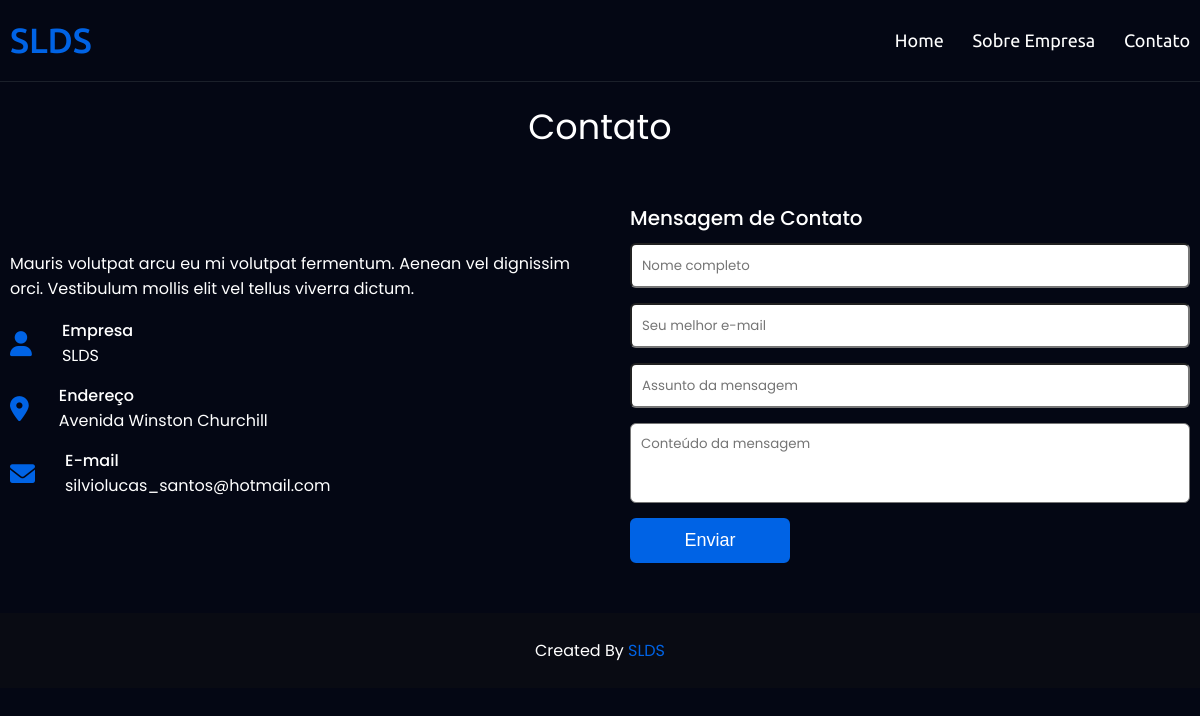
The app's page /site/contato with its own data.
### tables this page shows
CREATE TABLE IF NOT EXISTS `sts_contents_contacts` (
  `id` int NOT NULL AUTO_INCREMENT,
  `title_contact` varchar(220) NOT NULL,
  `desc_contact` text NOT NULL,
  `icon_company` varchar(44) NOT NULL,
  `title_company` varchar(220) NOT NULL,
  `desc_company` varchar(220) NOT NULL,
  `icon_address` varchar(44) NOT NULL,
  `title_address` varchar(220) NOT NULL,
  `desc_address` varchar(220) NOT NULL,
  `icon_email` varchar(44) NOT NULL,
  `title_email` varchar(220) NOT NULL,
  `desc_email` varchar(220) NOT NULL,
  `title_form` varchar(220) NOT NULL,
  `created` datetime NOT NULL,
  `modified` datetime DEFAULT NULL,
  PRIMARY KEY (`id`)
);

CREATE TABLE IF NOT EXISTS `sts_footers` (
  `id` int NOT NULL AUTO_INCREMENT,
  `footer_desc` varchar(220) NOT NULL,
  `footer_text_link` varchar(220) NOT NULL,
  `footer_link` varchar(220) NOT NULL,
  `created` datetime NOT NULL,
  `modified` datetime DEFAULT NULL,
  PRIMARY KEY (`id`)
);

### site/app/sts/Controllers/Contato.php (called while the page is built, shortened)
<?php
class Contato
{
    private array|string|null $data = null;
    public function index(): void
    {
        $contentContact = new \Sts\Models\StsContentContact();
        $this->data['content'] = $contentContact->index();
        $footer = new \Sts\Models\StsFooter();
        $this->data['footer'] = $footer->index();
        $loadView = new \Core\ConfigView("sts/Views/contato/contato", $this->data);
        $loadView->loadView();
    }
}

### site/index.php (called while the page is built, shortened)
<?php
$url = new Core\ConfigController();
$url->loadPage();

### site/app/sts/Models/helper/StsRead.php (called while the page is built, shortened)
<?php
class StsRead extends StsConn
{
    private string $select;
    private array $values = [];
    private object $query;
    public function fullRead(string $query, string|null $parseString = null): void
    {
        $this->select = $query;
        if (!empty($parseString)) {
            parse_str($parseString, $this->values);
        }
        $this->exeInstruction();
    }
    private function exeInstruction(): void
    {
        $this->connection();
        try {
            $this->exeParameter();
            $this->query->execute();
            $this->result = $this->query->fetchAll();
        } catch (PDOException $err) {
            $this->result = null;
        }
    }
    private function connection()
    {
        $this->conn = $this->connectDb();
        $this->query = $this->conn->prepare($this->select);
        $this->query->setFetchMode(PDO::FETCH_ASSOC);
    }
    private function exeParameter()
    {
        if ($this->values) {
            foreach ($this->values as $link => $value) {
                if (($link == 'limit') or ($link == 'offset') or ($link == 'id')) {
                    $value = (int) $value;
                }
                $this->query->bindValue(":{$link}", $value, (is_int($value) ? PDO::PARAM_INT : PDO::PARAM_STR));
            }
        }
    }
}

### site/app/sts/Models/helper/StsConn.php (called while the page is built, shortened)
<?php
abstract class StsConn
{
    private string $host = HOST;
    private string $user = USER;
    private string $pass = PASS;
    private string $dbname = DBNAME;
    private int|string $port = PORT;
    public function connectDb(): object
    {
        try {
            $this->connect = new PDO("mysql:host={$this->host};port={$this->port};dbname=" . $this->dbname, $this->user, $this->pass);
            return $this->connect;
        } catch (PDOException $err) {
            die("Erro: Por favor tente novamente. Caso o problema persista, entre em contato o administrador " . EMAILADM);
        }
    }
}

### site/app/sts/Models/StsContentContact.php (called while the page is built, shortened)
<?php
class StsContentContact
{
    public function index(): array|null
    {
        $viewContentContact = new \Sts\Models\helper\StsRead();
        $viewContentContact->fullRead("SELECT title_contact, desc_contact, icon_company, title_company, desc_company, icon_address, title_address, desc_address, icon_email, title_email, desc_email, title_form
                            FROM sts_contents_contacts
                            WHERE id=:id
                            LIMIT :limit", "id=1&limit=1");
        $this->data = $viewContentContact->getResult();
        return $this->data;
    }
}

### site/app/sts/Models/StsFooter.php (called while the page is built, shortened)
<?php
class StsFooter
{
    public function index(): array|null
    {
        $viewFooter = new \Sts\Models\helper\StsRead();
        $viewFooter->fullRead("SELECT footer_desc, footer_text_link, footer_link
                            FROM sts_footers
                            WHERE id=:id
                            LIMIT :limit", "id=1&limit=1");
        $this->data = $viewFooter->getResult();
        return $this->data;
    }
}

### site/app/sts/Views/contato/contato.php (the view, shortened to what this page needs)
<?php
if (!empty($this->data['content'][0])) {
    extract($this->data['content'][0]);
} else {
    echo "<p style='color: #f00;'>Erro: Nenhuma informação de contato encontrado!</p>";
}
?>
<section class="contact">
    <div class="max-width">
        <h2 class="title">
            <?php if (isset($title_contact)) {
                echo $title_contact;
            }
            ?>
        </h2>
        <div class="contact-content">
            <div class="column left">
                <p> <?php if (isset($desc_contact)) {
                        echo $desc_contact;
                    }
                    ?></p>
                <div class="icons">
                    <div class="row">
                        <i class="<?php if (isset($icon_company)) {
                                        echo $icon_company;
                                    }
                                    ?>"></i>
                        <div class="info">
                            <div class="head">
                                <?php if (isset($title_company)) {
                                    echo $title_company;
                                }
                                ?>
                            </div>
                            <div class="sub-title">
                                <?php if (isset($desc_company)) {
                                    echo $desc_company;
                                }
                                ?>
                            </div>
                        </div>
                    </div>
                    <div class="row">
                        <i class="<?php if (isset($icon_address)) {
                                        echo $icon_address;
                                    }
                                    ?>"></i>
                        <div class="info">
                            <div class="head">
                                <?php if (isset($title_address)) {
                                    echo $title_address;
                                }
                                ?>
                            </div>
                            <div class="sub-title">
                                <?php if (isset($desc_address)) {
                                    echo $desc_address;
                                }
                                ?>
                            </div>
                        </div>
                    </div>
                    <div class="row">
                        <i class="<?php if (isset($icon_email)) {
                                        echo $icon_email;
                                    }
                                    ?>"></i>
                        <div class="info">
                            <div class="head">
                                <?php if (isset($title_email)) {
                                    echo $title_email;
                                }
                                ?>
                            </div>
                            <div class="sub-title">
                                <?php if (isset($desc_email)) {
                                    echo $desc_email;
                                }
                                ?>
                            </div>
                        </div>
                    </div>
                </div>
            </div>
            <div class="column right">
                <div class="text">
                    <?php if (isset($title_form)) {
                        echo $title_form;
                    }
                    ?>
                </div>
                <form method="POST" action="">
                    <div class="fields">
                        <div class="field name">
                            <?php
                            $value_name = "";
                            ?>
                            <input name="name" type="text" id="name" placeholder="Nome completo" value="<?php echo $value_name; ?>" required>
                        </div>
                        <div class="field email">
                            <?php
                            $value_email = "";
                            ?>
                            <input name="email" type="email" id="email" placeholder="Seu melhor e-mail" value="<?php echo $value_email; ?>" required>
                        </div>
                    </div>
                    <div class="field">
                        <?php
                        $value_subject = "";
                        ?>
                        <input name="subject" type="text" id="subject" placeholder="Assunto da mensagem" value="<?php echo $value_subject; ?>" required>
                    </div>
                    <div class="field textarea">
                        <?php
                        $value_content = "";
                        ?>
                        <textarea name="content" rows="6" cols="50" placeholder="Conteúdo da mensagem" required><?php echo $value_content; ?></textarea>
                    </div>
                    <div class="button-area">
                        <button name="AddContMsg" type="submit" value="Enviar">Enviar</button>
                    </div>
                </form>
            </div>
        </div>
    </div>
</section>

### site/app/sts/Views/include/footer.php (shortened to what this page needs)
<?php
if (!empty($this->data['footer'][0])) {
    extract($this->data['footer'][0]);
?>
    <footer>
        <span><?php echo $footer_desc; ?> <a href="<?php echo $footer_link; ?>"><?php echo $footer_text_link; ?></a></span>
    </footer>
<?php
} else {
    echo "<p style='color: #f00;'>Erro: Nenhum rodapé encontrado!</p>";
}
?>
</body>
</html>

### site/app/sts/assets/css/custom.css (style rules this page uses)
* { margin: 0; padding: 0; box-sizing: border-box; text-decoration: none; }
:root { --main-color: #040714; --site-color: #fff; --active-color: #0063e5; --first-color: #08132f; --second-color: #090b13; --third-color: #1b202a; --bg-alert-danger: #f8d7da; --color-alert-danger: #842029; --border-alert-danger: #f5c2c7; --bg-alert-success: #d1e7dd; --color-alert-success: #0f5132; --border-alert-success: #badbcc; }
body { background-color: var(--main-color); color: var(--site-color); }
.max-width { max-width: 1300px; padding: 0 10px; margin: auto; }
section { padding: 50px 0; }
footer { background: var(--second-color); padding: 25px 23px; color: var(--site-color); text-align: center; font-family: 'Poppins', sans-serif; }
footer span a { color: var(--active-color); }
.contact { color: var(--site-color); background-color: var(--main-color); font-family: 'Poppins', sans-serif; }
.contact .title { text-align: center; margin-bottom: 50px; padding-top: 50px; font-weight: 400; font-size: 35px; }
.contact .contact-content { display: flex; flex-wrap: wrap; align-items: center; justify-content: space-between; }
.contact .contact-content .column { width: calc(50% - 30px); }
.contact .contact-content .left p { text-align: justify; }
.contact .contact-content .left .icons { margin: 10px 0; }
.contact .contact-content .row { display: flex; height: 65px; align-items: center; }
.contact .contact-content .row .info { margin-left: 30px; }
.contact .contact-content .row i { font-size: 25px; color: var(--active-color); }
.contact .contact-content .info .head { font-weight: 500; }
.contact .contact-content .info .sub-title { color: var(--site-color); }
.contact .contact-content .text { font-size: 20px; font-weight: 500; margin-bottom: 10px; }
.contact .right form .field, .contact .right form .fields .field { height: 45px; width: 100%; margin-bottom: 15px; }
.contact .right form .textarea { height: 80px; width: 100%; }
.contact .right form .field input, .contact .right form .field textarea { height: 100%; width: 100%; border-radius: 6px; outline: none; padding: 0 10px; font-family: 'Poppins', sans-serif; transition: all 0.3s ease; }
.contact .right form .textarea textarea { padding-top: 10px; resize: none; }
.contact .right form .button-area { display: flex; align-items: center; }
.right form .button-area button { background-color: var(--active-color); color: var(--site-color); display: block; width: 160px !important; height: 45px; outline: none; font-size: 18px; font-weight: 400; border-radius: 6px; cursor: pointer; flex-wrap: wrap; border: 2px solid var(--active-color); transition: all 0.3s ease; }

### records on screen
sts_contents_contacts: title_contact "Contato", desc_contact "Mauris volutpat arcu eu mi volutpat fermentum. Aenean vel dignissim orci. Vestibulum mollis elit vel tellus viverra dictum.", title_company "Empresa", desc_company "SLDS", title_address "Endereço", desc_address "Avenida Winston Churchill", title_email "E-mail", desc_email "silviolucas_santos@hotmail.com", title_form "Mensagem de Contato"
sts_footers: footer_desc "Created By", footer_text_link "SLDS"
